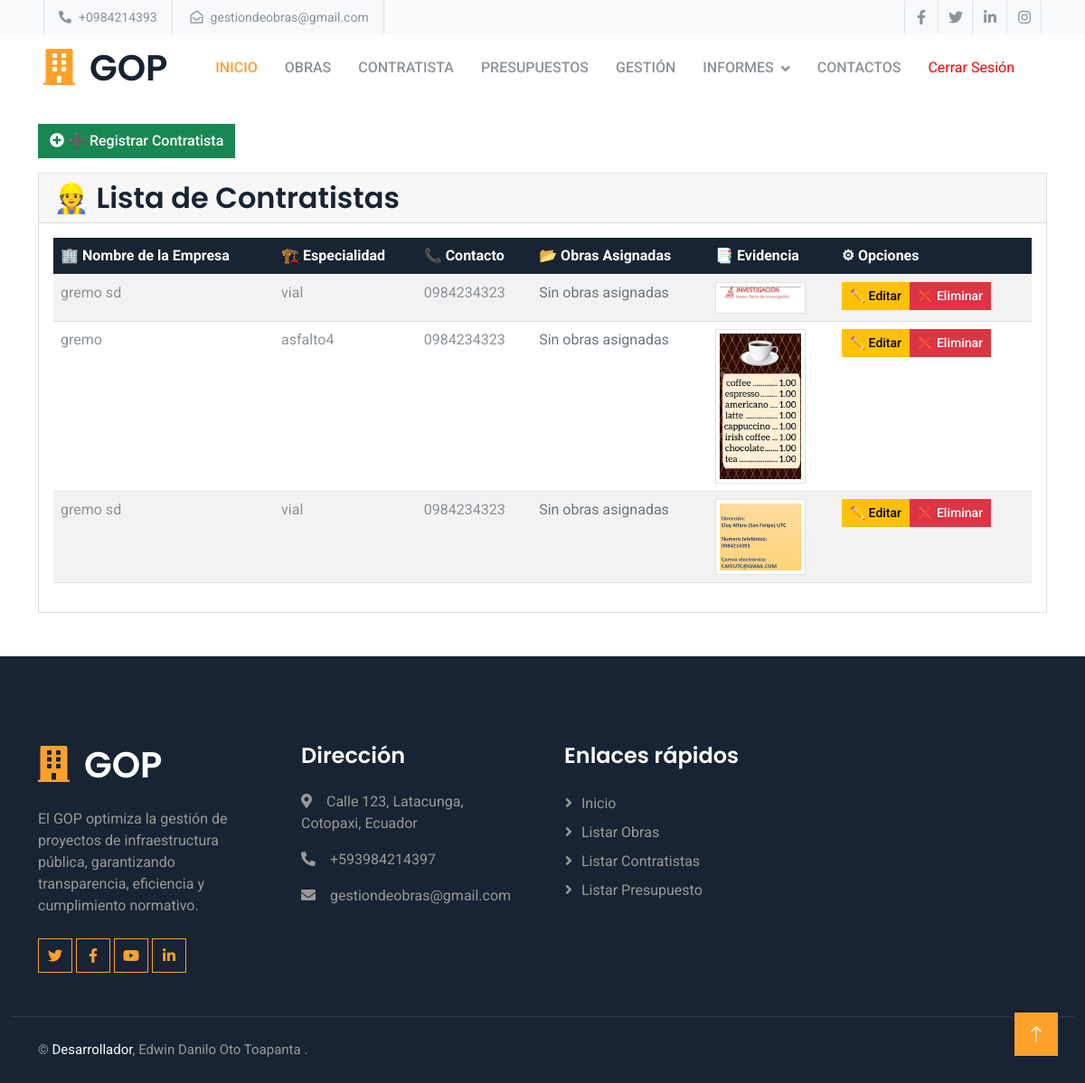
/constructores/ (signed in), run on the app's committed database.
### Aplicaciones/Publicas/models.py (models this page shows, shortened)
class Constructor(models.Model):
    nombre_empresa = models.CharField(max_length=200)
    especialidad = models.CharField(max_length=200)
    contacto = models.CharField(max_length=200)
    archivo = models.FileField(upload_to='archivos_constructores/', blank=True, null=True)  # NUEVO CAMPO

### Aplicaciones/Publicas/views.py (the view)
# urls.py: path('constructores/', views.lista_constructores, name='lista_constructores'),
@login_required
def lista_constructores(request):
    constructores = Constructor.objects.all()
    return render(request, 'empresa.html', {'constructores': constructores})

### Aplicaciones/Publicas/templates/empresa.html (shortened to what this page needs)
{% extends 'plantilla.html' %}
{% load static %}
{% block content %}
<div class="container mt-4">
    <div class="mb-3">
        <button type="button" class="btn btn-success" data-bs-toggle="modal" data-bs-target="#modalAgregarConstructor">
            <i class="fas fa-plus-circle"></i> ➕ Registrar Contratista
        </button>
    </div>
    <div class="card">
        <div class="card-header">
            <h2 class="mb-0">👷 Lista de Contratistas</h2>
        </div>
        <div class="card-body">
            <div class="table-responsive">
                <table id="tabla-constructores" class="table table-striped table-hover">
                    <thead class="table-dark">
                        <tr>
                            <th>🏢 Nombre de la Empresa</th>
                            <th>🏗️ Especialidad</th>
                            <th>📞 Contacto</th>
                            <th>📂 Obras Asignadas</th>
                            <th>📑 Evidencia</th>
                            <th>⚙ Opciones</th>
                        </tr>
                    </thead>
                    <tbody>
                        {% for constructor in constructores %}
                            <tr>
                                <td>{{ constructor.nombre_empresa }}</td>
                                <td>{{ constructor.especialidad }}</td>
                                <td>{{ constructor.contacto }}</td>
                                <td>
                                    {% if constructor.obras.all %}
                                        <ul class="list-unstyled mb-0">
                                            {% for obra in constructor.obras.all %}
                                                <li>• {{ obra.nombre }}</li>
                                            {% endfor %}
                                        </ul>
                                    {% else %}
                                        <span class="text-muted">Sin obras asignadas</span>
                                    {% endif %}
                                </td>
                                <td>
                                    {% if constructor.archivo %}
                                        {% if constructor.archivo.url|lower|slice:'-4:' == '.jpg' or constructor.archivo.url|lower|slice:'-4:' == '.png' %}
                                            <img src="{{ constructor.archivo.url }}" alt="Evidencia" class="img-thumbnail" width="100">
                                        {% else %}
                                            <a href="{{ constructor.archivo.url }}" target="_blank" class="btn btn-sm btn-info">📄 Ver Archivo</a>
                                        {% endif %}
                                    {% else %}
                                        <span class="text-muted">No adjunto</span>
                                    {% endif %}
                                </td>
                                <td>
                                    <div class="btn-group" role="group">
                                        <button type="button" class="btn btn-warning btn-sm"
                                                data-bs-toggle="modal"
                                                data-bs-target="#modalEditarConstructor{{ constructor.pk }}">
                                            ✏️ Editar
                                        </button>
                                        <form method="post" action="{% url 'eliminar_constructor' constructor.pk %}" style="display:inline;">
                                            <button type="submit" class="btn btn-danger btn-sm"
                                                    onclick="return confirm('¿Estás seguro de que deseas eliminar este contratista?')">
                                                ❌ Eliminar
                                            </button>
                                        </form>
                                    </div>
                                </td>
                            </tr>
                        {% endfor %}
                    </tbody>
                </table>
            </div>
        </div>
    </div>
</div>
<link href="https://cdnjs.cloudflare.com/ajax/libs/bootstrap-fileinput/5.1.5/css/fileinput.min.css" rel="stylesheet">
{% endblock %}

### Aplicaciones/Publicas/templates/plantilla.html (shortened to what this page needs)
{% load static %}
<!DOCTYPE html>
<html lang="es">
<head>
    <link href="https://cdnjs.cloudflare.com/ajax/libs/font-awesome/5.10.0/css/all.min.css" rel="stylesheet" />
    <link href="https://cdn.jsdelivr.net/npm/bootstrap-icons@1.4.1/font/bootstrap-icons.css" rel="stylesheet" />
    <link href="{% static 'plantilla/lib/animate/animate.min.css' %}" rel="stylesheet">
    <link href="{% static 'plantilla/lib/owlcarousel/assets/owl.carousel.min.css' %}" rel="stylesheet" />
    <link href="{% static 'plantilla/css/bootstrap.min.css' %}" rel="stylesheet" />
    <link href="{% static 'plantilla/css/style.css' %}" rel="stylesheet" />
    <link rel="stylesheet" href="https://cdn.datatables.net/2.2.1/css/dataTables.dataTables.min.css">
    <link rel="stylesheet" href="https://cdn.jsdelivr.net/npm/izitoast@1.4.0/dist/css/iziToast.min.css" />
</head>
<body>
    <header>
        <nav>
            {% if user.is_authenticated %}
                <div class="container-fluid bg-light p-0">
                    <div class="row gx-0 d-none d-lg-flex">
                        <div class="col-lg-7 px-5 text-start">
                            <div class="h-100 d-inline-flex align-items-center border-start border-end px-3">
                                <small class="fa fa-phone-alt me-2"></small>
                                <small>+0984214393</small>
                            </div>
                            <div class="h-100 d-inline-flex align-items-center border-end px-3">
                                <small class="far fa-envelope-open me-2"></small>
                                <small>gestiondeobras@gmail.com</small>
                            </div>
                        </div>
                        <div class="col-lg-5 px-5 text-end">
                            <div class="h-100 d-inline-flex align-items-center">
                                <a class="btn btn-square border-end border-start" href="https://www.facebook.com/dtobras/?locale=es_LA"><i class="fab fa-facebook-f"></i></a>
                                <a class="btn btn-square border-end" href="https://x.com/obraspublicasec?mx=2"><i class="fab fa-twitter"></i></a>
                                <a class="btn btn-square border-end" href="https://ec.linkedin.com/"><i class="fab fa-linkedin-in"></i></a>
                                <a class="btn btn-square border-end" href="https://www.instagram.com/"><i class="fab fa-instagram"></i></a>
                            </div>
                        </div>
                    </div>
                </div>
                <nav class="navbar navbar-expand-lg bg-white navbar-light sticky-top px-4 px-lg-5 py-lg-0">
                    <a href="index.html" class="navbar-brand d-flex align-items-center">
                        <h1 class="m-0">
                            <i class="fa fa-building text-primary me-3"></i>GOP
                        </h1>
                    </a>
                    <div class="collapse navbar-collapse" id="navbarCollapse">
                        <div class="navbar-nav ms-auto py-3 py-lg-0">
                            <a href="{% url 'inicio' %}" class="nav-item nav-link active">Inicio</a>
                            <a href="{% url 'lista_obras' %}" class="nav-item nav-link">Obras</a>
                            <a href="{% url 'lista_constructores' %}" class="nav-item nav-link">Contratista</a>
                            <a href="{% url 'lista_presupuestos' %}" class="nav-item nav-link">Presupuestos</a>
                            <a href="{% url 'gestion' %}" class="nav-item nav-link">Gestión</a>
                            <div class="nav-item dropdown">
                                <a href="#" class="nav-link dropdown-toggle" data-bs-toggle="dropdown">Informes</a>
                            </div>
                            <a href="{% url 'contactos' %}" class="nav-item nav-link">Contactos</a>
                            <a href="{% url 'cerrar_sesion' %}" class="collapse navbar-collapse" style="color: red; margin-left: 20px; margin-right: 20px; padding: 5px 10px; text-decoration: none;">Cerrar Sesión</a>
                        </div>
                    </div>
                </nav>
            {% endif %}
        </nav>
    </header>
    <main>
        {% block content %}{% endblock %}
    </main>
   <div
   class="container-fluid bg-dark footer mt-5 pt-5 wow fadeIn"
   data-wow-delay="0.1s"
 >
   <div class="container py-5">
     <div class="row g-5">
       <div class="col-lg-3 col-md-6">
         <h1 class="text-white mb-4">
           <i class="fa fa-building text-primary me-3"></i>GOP
         </h1>
         <p>
            El GOP optimiza la gestión de proyectos de infraestructura pública, garantizando transparencia, eficiencia y cumplimiento normativo.
         </p>
         <div class="d-flex pt-2">
           <a class="btn btn-square btn-outline-primary me-1" href=""
             ><i class="fab fa-twitter"></i
           ></a>
           <a class="btn btn-square btn-outline-primary me-1" href=""
             ><i class="fab fa-facebook-f"></i
           ></a>
           <a class="btn btn-square btn-outline-primary me-1" href=""
             ><i class="fab fa-youtube"></i
           ></a>
           <a class="btn btn-square btn-outline-primary me-0" href=""
             ><i class="fab fa-linkedin-in"></i
           ></a>
         </div>
       </div>
       <div class="col-lg-3 col-md-6">
         <h4 class="text-light mb-4">Dirección</h4>
         <p>
           <i class="fa fa-map-marker-alt me-3"></i>Calle 123, Latacunga, Cotopaxi, Ecuador
         </p>
         <p><i class="fa fa-phone-alt me-3"></i>+593984214397</p>
         <p><i class="fa fa-envelope me-3"></i>gestiondeobras@gmail.com</p>
       </div>
       <div class="col-lg-3 col-md-6">
         <h4 class="text-light mb-4">Enlaces rápidos</h4>
         <a class="btn btn-link" href="{% url 'inicio' %}">Inicio</a>
         <a class="btn btn-link" href="{% url 'lista_obras' %}">Listar Obras</a>
         <a class="btn btn-link" href="{% url 'lista_constructores' %}">Listar Contratistas</a>
         <a class="btn btn-link" href="{% url 'lista_presupuestos' %}">Listar Presupuesto</a>
       </div>
     </div>
   </div>
   <div class="container-fluid copyright">
     <div class="container">
       <div class="row">
         <div class="col-md-6 text-center text-md-start mb-3 mb-md-0">
           &copy; <a href="#">Desarrollador</a>, Edwin Danilo Oto Toapanta .
         </div>
       </div>
     </div>
   </div>
 </div>
 <a href="#" class="btn btn-lg btn-primary btn-lg-square back-to-top"
   ><i class="bi bi-arrow-up"></i
 ></a>
</body>
</html>

### Obras/static/plantilla/css/style.css (style rules this page uses)
:root { --primary: #FDA12B; --secondary: #8D9297; --light: #F8F9FA; --dark: #182333; }
.back-to-top { position: fixed; display: none; right: 30px; bottom: 30px; z-index: 99; }
.btn { font-weight: 500; transition: .5s; }
.btn.btn-primary, .btn.btn-outline-primary:hover { color: #FFFFFF; }
.btn-square { width: 38px; height: 38px; }
.btn-lg-square { width: 48px; height: 48px; }
.btn-square, .btn-sm-square, .btn-lg-square { padding: 0; display: flex; align-items: center; justify-content: center; font-weight: normal; }
.navbar.sticky-top { top: -100px; transition: .5s; }
.navbar .navbar-nav .nav-link { margin-left: 30px; padding: 25px 0; color: var(--secondary); font-weight: 500; text-transform: uppercase; outline: none; }
.navbar .navbar-nav .nav-link:hover, .navbar .navbar-nav .nav-link.active { color: var(--primary); }
.navbar .dropdown-toggle::after { border: none; content: "\f107"; font-family: "Font Awesome 5 Free"; font-weight: 900; vertical-align: middle; margin-left: 8px; }
.footer { color: #999999; }
.footer .btn.btn-link { display: block; margin-bottom: 5px; padding: 0; text-align: left; color: #999999; font-weight: normal; text-transform: capitalize; transition: .3s; }
.footer .btn.btn-link::before { position: relative; content: "\f105"; font-family: "Font Awesome 5 Free"; font-weight: 900; color: #999999; margin-right: 10px; }
.footer .copyright { padding: 25px 0; font-size: 15px; border-top: 1px solid rgba(256, 256, 256, .1); }
.footer .copyright a { color: var(--light); }

### data on the page
Constructor: nombre_empresa "gremo sd", especialidad "vial", contacto "0984234323", archivo (picture)
Constructor: nombre_empresa "gremo", especialidad "asfalto4", contacto "0984234323", archivo (picture)
Constructor: nombre_empresa "gremo sd", especialidad "vial", contacto "0984234323", archivo (picture)
